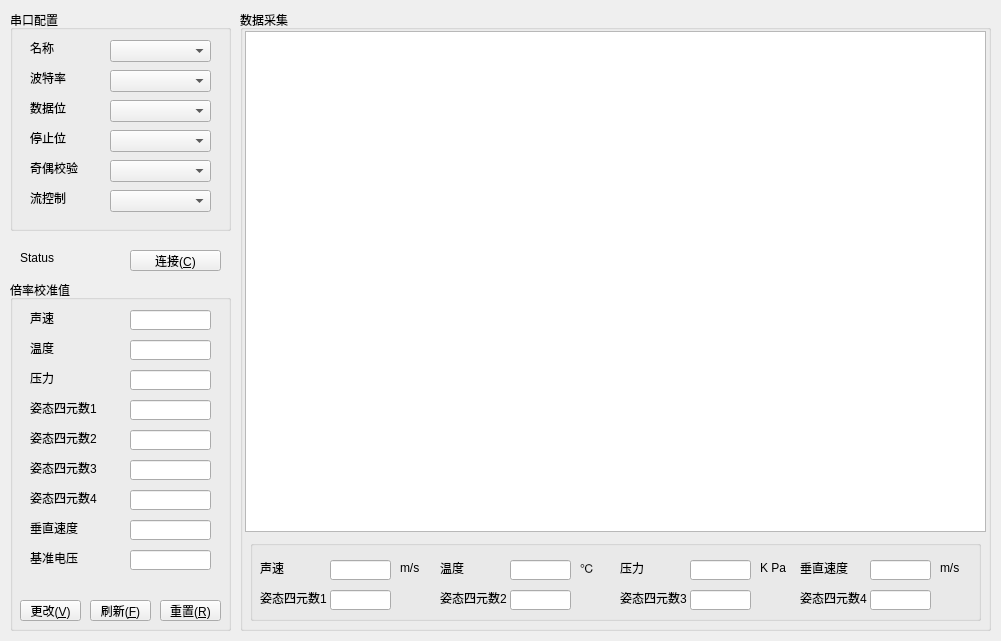
<?xml version="1.0" encoding="UTF-8"?>
<ui version="4.0">
 <class>MainWindow</class>
 <widget class="QMainWindow" name="MainWindow">
  <property name="geometry">
   <rect>
    <x>0</x>
    <y>0</y>
    <width>1001</width>
    <height>641</height>
   </rect>
  </property>
  <property name="windowTitle">
   <string>声速仪上位机</string>
  </property>
  <property name="windowIcon">
   <iconset resource="icon.qrc">
    <normaloff>:/new/prefix1/icon.ico</normaloff>:/new/prefix1/icon.ico</iconset>
  </property>
  <widget class="QWidget" name="centralWidget">
   <widget class="QGroupBox" name="gbSerialPortInfo">
    <property name="geometry">
     <rect>
      <x>10</x>
      <y>10</y>
      <width>221</width>
      <height>221</height>
     </rect>
    </property>
    <property name="title">
     <string>串口配置</string>
    </property>
    <widget class="QComboBox" name="cbSerialPortName">
     <property name="geometry">
      <rect>
       <x>100</x>
       <y>30</y>
       <width>101</width>
       <height>22</height>
      </rect>
     </property>
    </widget>
    <widget class="QLabel" name="lblSerialPortName">
     <property name="geometry">
      <rect>
       <x>20</x>
       <y>30</y>
       <width>51</width>
       <height>16</height>
      </rect>
     </property>
     <property name="text">
      <string>名称</string>
     </property>
    </widget>
    <widget class="QComboBox" name="cbSerialPortBaudRate">
     <property name="geometry">
      <rect>
       <x>100</x>
       <y>60</y>
       <width>101</width>
       <height>22</height>
      </rect>
     </property>
    </widget>
    <widget class="QLabel" name="lblSerialPortBaudRate">
     <property name="geometry">
      <rect>
       <x>20</x>
       <y>60</y>
       <width>51</width>
       <height>16</height>
      </rect>
     </property>
     <property name="text">
      <string>波特率</string>
     </property>
    </widget>
    <widget class="QComboBox" name="cbSerialPortDataBits">
     <property name="geometry">
      <rect>
       <x>100</x>
       <y>90</y>
       <width>101</width>
       <height>22</height>
      </rect>
     </property>
    </widget>
    <widget class="QLabel" name="lblSerialPortDataBit">
     <property name="geometry">
      <rect>
       <x>20</x>
       <y>90</y>
       <width>51</width>
       <height>16</height>
      </rect>
     </property>
     <property name="text">
      <string>数据位</string>
     </property>
    </widget>
    <widget class="QComboBox" name="cbSerialPortStopBits">
     <property name="geometry">
      <rect>
       <x>100</x>
       <y>120</y>
       <width>101</width>
       <height>22</height>
      </rect>
     </property>
    </widget>
    <widget class="QLabel" name="lblSerialPortStopBit">
     <property name="geometry">
      <rect>
       <x>20</x>
       <y>120</y>
       <width>51</width>
       <height>16</height>
      </rect>
     </property>
     <property name="text">
      <string>停止位</string>
     </property>
    </widget>
    <widget class="QComboBox" name="cbSerialPortParity">
     <property name="geometry">
      <rect>
       <x>100</x>
       <y>150</y>
       <width>101</width>
       <height>22</height>
      </rect>
     </property>
    </widget>
    <widget class="QLabel" name="lblSerialPortCheck">
     <property name="geometry">
      <rect>
       <x>20</x>
       <y>150</y>
       <width>51</width>
       <height>16</height>
      </rect>
     </property>
     <property name="text">
      <string>奇偶校验</string>
     </property>
    </widget>
    <widget class="QLabel" name="lblSerialPortFlowControl">
     <property name="geometry">
      <rect>
       <x>20</x>
       <y>180</y>
       <width>51</width>
       <height>16</height>
      </rect>
     </property>
     <property name="text">
      <string>流控制</string>
     </property>
    </widget>
    <widget class="QComboBox" name="cbSerialPortFlowControl">
     <property name="geometry">
      <rect>
       <x>100</x>
       <y>180</y>
       <width>101</width>
       <height>22</height>
      </rect>
     </property>
    </widget>
   </widget>
   <widget class="QGroupBox" name="gbCalibration">
    <property name="geometry">
     <rect>
      <x>10</x>
      <y>280</y>
      <width>221</width>
      <height>351</height>
     </rect>
    </property>
    <property name="title">
     <string>倍率校准值</string>
    </property>
    <widget class="QLabel" name="lblCaliSoundSpeed">
     <property name="geometry">
      <rect>
       <x>20</x>
       <y>30</y>
       <width>31</width>
       <height>16</height>
      </rect>
     </property>
     <property name="text">
      <string>声速</string>
     </property>
    </widget>
    <widget class="QLineEdit" name="txtCaliSoundSpeed">
     <property name="geometry">
      <rect>
       <x>120</x>
       <y>30</y>
       <width>81</width>
       <height>20</height>
      </rect>
     </property>
    </widget>
    <widget class="QLineEdit" name="txtCaliTemperature">
     <property name="geometry">
      <rect>
       <x>120</x>
       <y>60</y>
       <width>81</width>
       <height>20</height>
      </rect>
     </property>
    </widget>
    <widget class="QLabel" name="lblCaliTemperature">
     <property name="geometry">
      <rect>
       <x>20</x>
       <y>60</y>
       <width>31</width>
       <height>16</height>
      </rect>
     </property>
     <property name="text">
      <string>温度</string>
     </property>
    </widget>
    <widget class="QLineEdit" name="txtCaliPressure">
     <property name="geometry">
      <rect>
       <x>120</x>
       <y>90</y>
       <width>81</width>
       <height>20</height>
      </rect>
     </property>
    </widget>
    <widget class="QLabel" name="lblCaliPressure">
     <property name="geometry">
      <rect>
       <x>20</x>
       <y>90</y>
       <width>31</width>
       <height>16</height>
      </rect>
     </property>
     <property name="text">
      <string>压力</string>
     </property>
    </widget>
    <widget class="QLineEdit" name="txtCaliQuat1">
     <property name="geometry">
      <rect>
       <x>120</x>
       <y>120</y>
       <width>81</width>
       <height>20</height>
      </rect>
     </property>
    </widget>
    <widget class="QLabel" name="lblCaliQuat1">
     <property name="geometry">
      <rect>
       <x>20</x>
       <y>120</y>
       <width>71</width>
       <height>16</height>
      </rect>
     </property>
     <property name="text">
      <string>姿态四元数1</string>
     </property>
    </widget>
    <widget class="QLineEdit" name="txtCaliQuat2">
     <property name="geometry">
      <rect>
       <x>120</x>
       <y>150</y>
       <width>81</width>
       <height>20</height>
      </rect>
     </property>
    </widget>
    <widget class="QLabel" name="lblCaliQuat2">
     <property name="geometry">
      <rect>
       <x>20</x>
       <y>150</y>
       <width>71</width>
       <height>16</height>
      </rect>
     </property>
     <property name="text">
      <string>姿态四元数2</string>
     </property>
    </widget>
    <widget class="QLineEdit" name="txtCaliQuat3">
     <property name="geometry">
      <rect>
       <x>120</x>
       <y>180</y>
       <width>81</width>
       <height>20</height>
      </rect>
     </property>
    </widget>
    <widget class="QLabel" name="lblCaliQuat3">
     <property name="geometry">
      <rect>
       <x>20</x>
       <y>180</y>
       <width>71</width>
       <height>16</height>
      </rect>
     </property>
     <property name="text">
      <string>姿态四元数3</string>
     </property>
    </widget>
    <widget class="QLineEdit" name="txtCaliQuat4">
     <property name="geometry">
      <rect>
       <x>120</x>
       <y>210</y>
       <width>81</width>
       <height>20</height>
      </rect>
     </property>
    </widget>
    <widget class="QLabel" name="lblCaliQuat4">
     <property name="geometry">
      <rect>
       <x>20</x>
       <y>210</y>
       <width>71</width>
       <height>16</height>
      </rect>
     </property>
     <property name="text">
      <string>姿态四元数4</string>
     </property>
    </widget>
    <widget class="QLineEdit" name="txtCaliVertSpeed">
     <property name="geometry">
      <rect>
       <x>120</x>
       <y>240</y>
       <width>81</width>
       <height>20</height>
      </rect>
     </property>
    </widget>
    <widget class="QLabel" name="lblCaliVertSpeed">
     <property name="geometry">
      <rect>
       <x>20</x>
       <y>240</y>
       <width>51</width>
       <height>16</height>
      </rect>
     </property>
     <property name="text">
      <string>垂直速度</string>
     </property>
    </widget>
    <widget class="QLabel" name="lblCaliRefVoltage">
     <property name="geometry">
      <rect>
       <x>20</x>
       <y>270</y>
       <width>51</width>
       <height>16</height>
      </rect>
     </property>
     <property name="text">
      <string>基准电压</string>
     </property>
    </widget>
    <widget class="QLineEdit" name="txtCaliVoltage">
     <property name="geometry">
      <rect>
       <x>120</x>
       <y>270</y>
       <width>81</width>
       <height>20</height>
      </rect>
     </property>
    </widget>
    <widget class="QPushButton" name="btnCaliReset">
     <property name="geometry">
      <rect>
       <x>150</x>
       <y>320</y>
       <width>61</width>
       <height>21</height>
      </rect>
     </property>
     <property name="text">
      <string>重置(&amp;R)</string>
     </property>
    </widget>
    <widget class="QPushButton" name="btnCaliVerify">
     <property name="geometry">
      <rect>
       <x>10</x>
       <y>320</y>
       <width>61</width>
       <height>21</height>
      </rect>
     </property>
     <property name="text">
      <string>更改(&amp;V)</string>
     </property>
    </widget>
    <widget class="QPushButton" name="btnCaliRefresh">
     <property name="geometry">
      <rect>
       <x>80</x>
       <y>320</y>
       <width>61</width>
       <height>21</height>
      </rect>
     </property>
     <property name="text">
      <string>刷新(&amp;F)</string>
     </property>
    </widget>
   </widget>
   <widget class="QGroupBox" name="gbDataCollection">
    <property name="geometry">
     <rect>
      <x>240</x>
      <y>10</y>
      <width>751</width>
      <height>621</height>
     </rect>
    </property>
    <property name="title">
     <string>数据采集</string>
    </property>
    <widget class="QGroupBox" name="gbCurData">
     <property name="geometry">
      <rect>
       <x>10</x>
       <y>530</y>
       <width>731</width>
       <height>81</height>
      </rect>
     </property>
     <property name="title">
      <string/>
     </property>
     <widget class="QLineEdit" name="txtDataSoundSpeed">
      <property name="geometry">
       <rect>
        <x>80</x>
        <y>20</y>
        <width>61</width>
        <height>20</height>
       </rect>
      </property>
      <property name="readOnly">
       <bool>true</bool>
      </property>
     </widget>
     <widget class="QLabel" name="lblDataSoundSpeed">
      <property name="geometry">
       <rect>
        <x>10</x>
        <y>20</y>
        <width>31</width>
        <height>16</height>
       </rect>
      </property>
      <property name="text">
       <string>声速</string>
      </property>
     </widget>
     <widget class="QLineEdit" name="txtDataTemperature">
      <property name="geometry">
       <rect>
        <x>260</x>
        <y>20</y>
        <width>61</width>
        <height>20</height>
       </rect>
      </property>
      <property name="readOnly">
       <bool>true</bool>
      </property>
     </widget>
     <widget class="QLabel" name="lblDataTemperature">
      <property name="geometry">
       <rect>
        <x>190</x>
        <y>20</y>
        <width>31</width>
        <height>16</height>
       </rect>
      </property>
      <property name="text">
       <string>温度</string>
      </property>
     </widget>
     <widget class="QLineEdit" name="txtDataPressure">
      <property name="geometry">
       <rect>
        <x>440</x>
        <y>20</y>
        <width>61</width>
        <height>20</height>
       </rect>
      </property>
      <property name="readOnly">
       <bool>true</bool>
      </property>
     </widget>
     <widget class="QLabel" name="lblDataPressure">
      <property name="geometry">
       <rect>
        <x>370</x>
        <y>20</y>
        <width>31</width>
        <height>16</height>
       </rect>
      </property>
      <property name="text">
       <string>压力</string>
      </property>
     </widget>
     <widget class="QLineEdit" name="txtDataQuat1">
      <property name="geometry">
       <rect>
        <x>80</x>
        <y>50</y>
        <width>61</width>
        <height>20</height>
       </rect>
      </property>
      <property name="readOnly">
       <bool>true</bool>
      </property>
     </widget>
     <widget class="QLabel" name="lblDataQuat1">
      <property name="geometry">
       <rect>
        <x>10</x>
        <y>50</y>
        <width>71</width>
        <height>16</height>
       </rect>
      </property>
      <property name="text">
       <string>姿态四元数1</string>
      </property>
     </widget>
     <widget class="QLineEdit" name="txtDataQuat2">
      <property name="geometry">
       <rect>
        <x>260</x>
        <y>50</y>
        <width>61</width>
        <height>20</height>
       </rect>
      </property>
      <property name="readOnly">
       <bool>true</bool>
      </property>
     </widget>
     <widget class="QLabel" name="lblDataQuat2">
      <property name="geometry">
       <rect>
        <x>190</x>
        <y>50</y>
        <width>71</width>
        <height>16</height>
       </rect>
      </property>
      <property name="text">
       <string>姿态四元数2</string>
      </property>
     </widget>
     <widget class="QLineEdit" name="txtDataQuat3">
      <property name="geometry">
       <rect>
        <x>440</x>
        <y>50</y>
        <width>61</width>
        <height>20</height>
       </rect>
      </property>
      <property name="readOnly">
       <bool>true</bool>
      </property>
     </widget>
     <widget class="QLabel" name="lblDataQuat3">
      <property name="geometry">
       <rect>
        <x>370</x>
        <y>50</y>
        <width>71</width>
        <height>16</height>
       </rect>
      </property>
      <property name="text">
       <string>姿态四元数3</string>
      </property>
     </widget>
     <widget class="QLineEdit" name="txtDataQuat4">
      <property name="geometry">
       <rect>
        <x>620</x>
        <y>50</y>
        <width>61</width>
        <height>20</height>
       </rect>
      </property>
      <property name="readOnly">
       <bool>true</bool>
      </property>
     </widget>
     <widget class="QLabel" name="lblDataQuat4">
      <property name="geometry">
       <rect>
        <x>550</x>
        <y>50</y>
        <width>71</width>
        <height>16</height>
       </rect>
      </property>
      <property name="text">
       <string>姿态四元数4</string>
      </property>
     </widget>
     <widget class="QLineEdit" name="txtDataVertSpeed">
      <property name="geometry">
       <rect>
        <x>620</x>
        <y>20</y>
        <width>61</width>
        <height>20</height>
       </rect>
      </property>
      <property name="readOnly">
       <bool>true</bool>
      </property>
     </widget>
     <widget class="QLabel" name="lblDataVertSpeed">
      <property name="geometry">
       <rect>
        <x>550</x>
        <y>20</y>
        <width>51</width>
        <height>16</height>
       </rect>
      </property>
      <property name="text">
       <string>垂直速度</string>
      </property>
     </widget>
     <widget class="QLabel" name="lblDataPressureUnit">
      <property name="geometry">
       <rect>
        <x>510</x>
        <y>20</y>
        <width>31</width>
        <height>16</height>
       </rect>
      </property>
      <property name="text">
       <string>K Pa</string>
      </property>
     </widget>
     <widget class="QLabel" name="lblDataSoundSpeedUnit">
      <property name="geometry">
       <rect>
        <x>150</x>
        <y>20</y>
        <width>31</width>
        <height>16</height>
       </rect>
      </property>
      <property name="text">
       <string>m/s</string>
      </property>
     </widget>
     <widget class="QLabel" name="lblDataTemperatureUnit">
      <property name="geometry">
       <rect>
        <x>330</x>
        <y>20</y>
        <width>31</width>
        <height>16</height>
       </rect>
      </property>
      <property name="text">
       <string>℃</string>
      </property>
     </widget>
     <widget class="QLabel" name="lblDataVerticalSpeedUnit">
      <property name="geometry">
       <rect>
        <x>690</x>
        <y>20</y>
        <width>31</width>
        <height>16</height>
       </rect>
      </property>
      <property name="text">
       <string>m/s</string>
      </property>
     </widget>
    </widget>
    <widget class="View" name="chartView">
     <property name="geometry">
      <rect>
       <x>5</x>
       <y>21</y>
       <width>741</width>
       <height>501</height>
      </rect>
     </property>
    </widget>
   </widget>
   <widget class="QPushButton" name="btnSerialPortConnect">
    <property name="geometry">
     <rect>
      <x>130</x>
      <y>250</y>
      <width>91</width>
      <height>21</height>
     </rect>
    </property>
    <property name="text">
     <string>连接(&amp;C)</string>
    </property>
   </widget>
   <widget class="QLabel" name="lblSerialPortState">
    <property name="geometry">
     <rect>
      <x>20</x>
      <y>250</y>
      <width>71</width>
      <height>16</height>
     </rect>
    </property>
    <property name="text">
     <string>Status</string>
    </property>
   </widget>
  </widget>
 </widget>
 <layoutdefault spacing="6" margin="11"/>
 <customwidgets>
  <customwidget>
   <class>View</class>
   <extends>QGraphicsView</extends>
   <header>chart/view.h</header>
  </customwidget>
 </customwidgets>
 <resources>
  <include location="icon.qrc"/>
 </resources>
 <connections/>
</ui>
